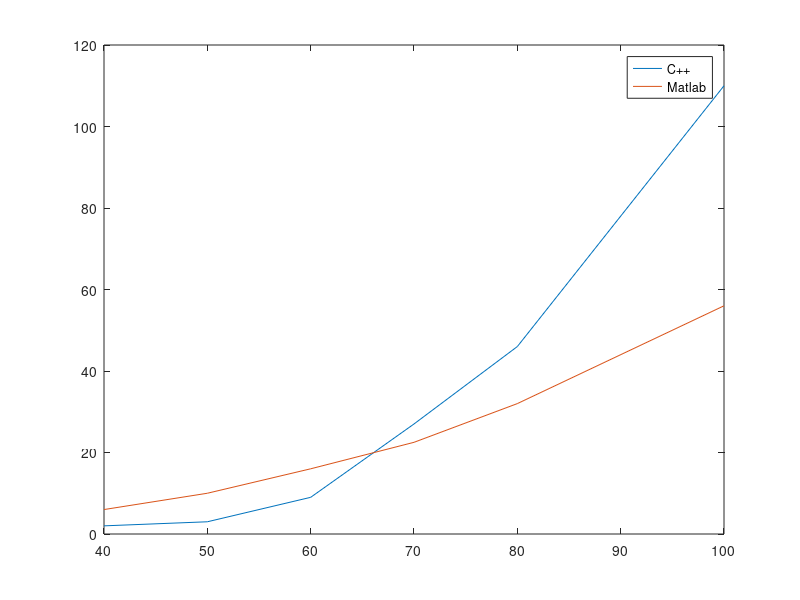

The MATLAB source for this figure:
c = [100 110
    80 46
    70 27
    60 9
    50 3
    40 2
    ];

m = [100 56
    80 32
    70 22.5
    60 16
    50 10
    40 6];
   
plot(c(:,1),c(:,2))
hold on
plot(m(:,1),m(:,2))
legend('C++','Matlab')
